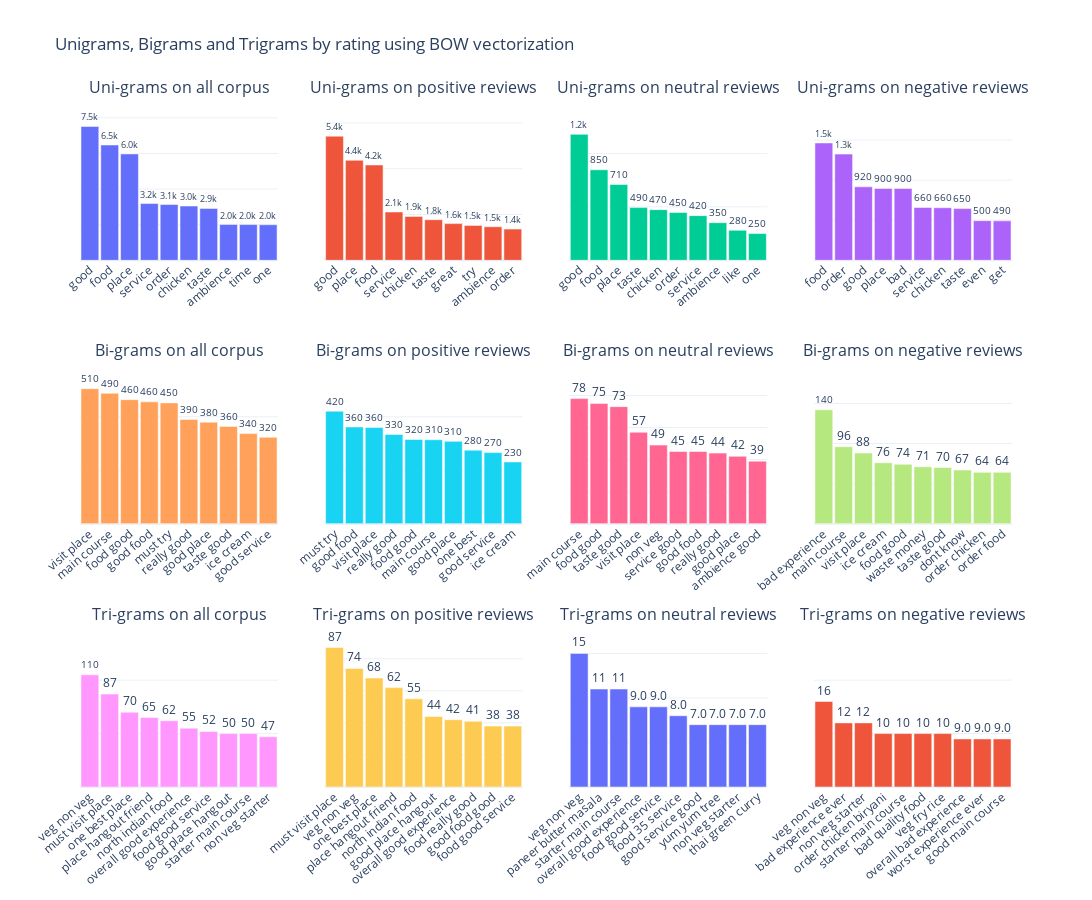

Notebook code cell kept with this figure:
### Code cell
# visualization
fig = make_subplots( vertical_spacing = 0.15,
                     rows=3, 
                     cols=4,
    subplot_titles=("Uni-grams on all corpus",
                    "Uni-grams on positive reviews", 
                    "Uni-grams on neutral reviews",
                    "Uni-grams on negative reviews",
                    "Bi-grams on all corpus",
                    "Bi-grams on positive reviews", 
                    "Bi-grams on neutral reviews",
                    "Bi-grams on negative reviews",
                    "Tri-grams on all corpus",
                    "Tri-grams on positive reviews", 
                    "Tri-grams on neutral reviews",
                    "Tri-grams on negative reviews"))

# Uni-grams plots
fig.add_trace(go.Bar(y=bow_ALLcorpus_unigram_result[2].head(10)['frequency'],
                     x=bow_ALLcorpus_unigram_result[2].head(10)['words'],
                     width = 0.9,
                     text=bow_ALLcorpus_unigram_result[2].head(10)['frequency']),row=1, col=1)

fig.add_trace(go.Bar(y=bow_POScorpus_unigram_result[2].head(10)['frequency'],
                     x=bow_POScorpus_unigram_result[2].head(10)['words'],
                     width = 0.9,text=bow_POScorpus_unigram_result[2].head(10)['frequency']),row=1, col=2)

fig.add_trace(go.Bar(y=bow_NEUcorpus_unigram_result[2].head(10)['frequency'],
                     x=bow_NEUcorpus_unigram_result[2].head(10)['words'],
                     width = 0.9,text=bow_NEUcorpus_unigram_result[2].head(10)['frequency']),row=1, col=3)

fig.add_trace(go.Bar(y=bow_NEGcorpus_unigram_result[2].head(10)['frequency'],
                     x=bow_NEGcorpus_unigram_result[2].head(10)['words'],
                     width = 0.9,text=bow_NEGcorpus_unigram_result[2].head(10)['frequency']),row=1, col=4)

# Bi-grams plots
fig.add_trace(go.Bar(y=bow_ALLcorpus_bigram_result[2].head(10)['frequency'],
                     x=bow_ALLcorpus_bigram_result[2].head(10)['words'],
                     width = 0.9,text=bow_ALLcorpus_bigram_result[2].head(10)['frequency']),row=2, col=1)

fig.add_trace(go.Bar(y=bow_POScorpus_bigram_result[2].head(10)['frequency'],
                     x=bow_POScorpus_bigram_result[2].head(10)['words'],
                     width = 0.9,text=bow_POScorpus_bigram_result[2].head(10)['frequency']),row=2, col=2)

fig.add_trace(go.Bar(y=bow_NEUcorpus_bigram_result[2].head(10)['frequency'],
                     x=bow_NEUcorpus_bigram_result[2].head(10)['words'],
                     width = 0.9,text=bow_NEUcorpus_bigram_result[2].head(10)['frequency']),row=2, col=3)

fig.add_trace(go.Bar(y=bow_NEGcorpus_bigram_result[2].head(10)['frequency'],
                     x=bow_NEGcorpus_bigram_result[2].head(10)['words'],
                     width = 0.9,text=bow_NEGcorpus_bigram_result[2].head(10)['frequency']),row=2, col=4)

# Tri-grams plots
fig.add_trace(go.Bar(y=bow_ALLcorpus_trigram_result[2].head(10)['frequency'],
                     x=bow_ALLcorpus_trigram_result[2].head(10)['words'],
                     width = 0.9,text=bow_ALLcorpus_trigram_result[2].head(10)['frequency']),row=3, col=1)

fig.add_trace(go.Bar(y=bow_POScorpus_trigram_result[2].head(10)['frequency'],
                     x=bow_POScorpus_trigram_result[2].head(10)['words'],
                     width = 0.9,text=bow_POScorpus_trigram_result[2].head(10)['frequency']),row=3, col=2)

fig.add_trace(go.Bar(y=bow_NEUcorpus_trigram_result[2].head(10)['frequency'],
                     x=bow_NEUcorpus_trigram_result[2].head(10)['words'],
                     width = 0.9,text=bow_NEUcorpus_trigram_result[2].head(10)['frequency']),row=3, col=3)

fig.add_trace(go.Bar(y=bow_NEGcorpus_trigram_result[2].head(10)['frequency'],
                     x=bow_NEGcorpus_trigram_result[2].head(10)['words'],
                     width = 0.9,text=bow_NEGcorpus_trigram_result[2].head(10)['frequency']),row=3, col=4)

fig.update_traces( texttemplate='%{text:.2s}',textposition='outside')
fig.update_xaxes(tickangle=-40)
fig.update_yaxes(range=[0, 9000], row=1, col=1)
fig.update_yaxes(range=[0, 7000], row=1, col=2)
fig.update_yaxes(range=[0, 1500], row=1, col=3)
fig.update_yaxes(range=[0, 2000], row=1, col=4)
fig.update_yaxes(range=[0, 600], row=2, col=1)
fig.update_yaxes(range=[0, 600], row=2, col=2)
fig.update_yaxes(range=[0, 100], row=2, col=3)
fig.update_yaxes(range=[0, 200], row=2, col=4)
fig.update_yaxes(range=[0, 150], row=3, col=1)
fig.update_yaxes(range=[0, 100], row=3, col=2)
fig.update_yaxes(range=[0, 18], row=3, col=3)
fig.update_yaxes(range=[0, 30], row=3, col=4)
fig.update_yaxes(showticklabels=False)

fig.update_layout(height=900, width=1200, autosize=True,template = "plotly_white", showlegend=False,
                  title_text="Unigrams, Bigrams and Trigrams by rating using BOW vectorization")
fig.show()

### Figure 1 — Plotly figure (JSON) as saved in the notebook; plotly's stock layout.template omitted (floating-point values rounded to 4 significant figures)
{"data": [{"text": [7517, 6474, 5972, 3186, 3134, 3047, 2911, 2011, 2007, 1997], "textposition": "outside", "texttemplate": "%{text:.2s}", "type": "bar", "width": 0.9, "x": ["good", "food", "place", "service", "order", "chicken", "taste", "ambience", "time", "one"], "xaxis": "x", "y": [7517, 6474, 5972, 3186, 3134, 3047, 2911, 2011, 2007, 1997], "yaxis": "y"}, {"text": [5421, 4366, 4163, 2109, 1917, 1773, 1602, 1524, 1465, 1362], "textposition": "outside", "texttemplate": "%{text:.2s}", "type": "bar", "width": 0.9, "x": ["good", "place", "food", "service", "chicken", "taste", "great", "try", "ambience", "order"], "xaxis": "x2", "y": [5421, 4366, 4163, 2109, 1917, 1773, 1602, 1524, 1465, 1362], "yaxis": "y2"}, {"text": [1179, 847, 709, 493, 474, 447, 418, 352, 281, 250], "textposition": "outside", "texttemplate": "%{text:.2s}", "type": "bar", "width": 0.9, "x": ["good", "food", "place", "taste", "chicken", "order", "service", "ambience", "like", "one"], "xaxis": "x3", "y": [1179, 847, 709, 493, 474, 447, 418, 352, 281, 250], "yaxis": "y3"}, {"text": [1464, 1325, 917, 897, 897, 659, 656, 645, 495, 492], "textposition": "outside", "texttemplate": "%{text:.2s}", "type": "bar", "width": 0.9, "x": ["food", "order", "good", "place", "bad", "service", "chicken", "taste", "even", "get"], "xaxis": "x4", "y": [1464, 1325, 917, 897, 897, 659, 656, 645, 495, 492], "yaxis": "y4"}, {"text": [505, 488, 464, 456, 452, 390, 380, 364, 337, 323], "textposition": "outside", "texttemplate": "%{text:.2s}", "type": "bar", "width": 0.9, "x": ["visit place", "main course", "food good", "good food", "must try", "really good", "good place", "taste good", "ice cream", "good service"], "xaxis": "x5", "y": [505, 488, 464, 456, 452, 390, 380, 364, 337, 323], "yaxis": "y5"}, {"text": [421, 362, 360, 334, 315, 314, 308, 275, 266, 231], "textposition": "outside", "texttemplate": "%{text:.2s}", "type": "bar", "width": 0.9, "x": ["must try", "good food", "visit place", "really good", "food good", "main course", "good place", "one best", "good service", "ice cream"], "xaxis": "x6", "y": [421, 362, 360, 334, 315, 314, 308, 275, 266, 231], "yaxis": "y6"}, {"text": [78, 75, 73, 57, 49, 45, 45, 44, 42, 39], "textposition": "outside", "texttemplate": "%{text:.2s}", "type": "bar", "width": 0.9, "x": ["main course", "food good", "taste good", "visit place", "non veg", "service good", "good food", "really good", "good place", "ambience good"], "xaxis": "x7", "y": [78, 75, 73, 57, 49, 45, 45, 44, 42, 39], "yaxis": "y7"}, {"text": [142, 96, 88, 76, 74, 71, 70, 67, 64, 64], "textposition": "outside", "texttemplate": "%{text:.2s}", "type": "bar", "width": 0.9, "x": ["bad experience", "main course", "visit place", "ice cream", "food good", "waste money", "taste good", "dont know", "order chicken", "order food"], "xaxis": "x8", "y": [142, 96, 88, 76, 74, 71, 70, 67, 64, 64], "yaxis": "y8"}, {"text": [105, 87, 70, 65, 62, 55, 52, 50, 50, 47], "textposition": "outside", "texttemplate": "%{text:.2s}", "type": "bar", "width": 0.9, "x": ["veg non veg", "must visit place", "one best place", "place hangout friend", "north indian food", "overall good experience", "food good service", "good place hangout", "starter main course", "non veg starter"], "xaxis": "x9", "y": [105, 87, 70, 65, 62, 55, 52, 50, 50, 47], "yaxis": "y9"}, {"text": [87, 74, 68, 62, 55, 44, 42, 41, 38, 38], "textposition": "outside", "texttemplate": "%{text:.2s}", "type": "bar", "width": 0.9, "x": ["must visit place", "veg non veg", "one best place", "place hangout friend", "north indian food", "good place hangout", "overall good experience", "food really good", "good food good", "food good service"], "xaxis": "x10", "y": [87, 74, 68, 62, 55, 44, 42, 41, 38, 38], "yaxis": "y10"}, {"text": [15, 11, 11, 9, 9, 8, 7, 7, 7, 7], "textposition": "outside", "texttemplate": "%{text:.2s}", "type": "bar", "width": 0.9, "x": ["veg non veg", "paneer butter masala", "starter main course", "overall good experience", "food good service", "food 35 service", "good service good", "yum yum tree", "non veg starter", "thai green curry"], "xaxis": "x11", "y": [15, 11, 11, 9, 9, 8, 7, 7, 7, 7], "yaxis": "y11"}, {"text": [16, 12, 12, 10, 10, 10, 10, 9, 9, 9], "textposition": "outside", "texttemplate": "%{text:.2s}", "type": "bar", "width": 0.9, "x": ["veg non veg", "bad experience ever", "non veg starter", "order chicken biryani", "starter main course", "bad quality food", "veg fry rice", "overall bad experience", "worst experience ever", "good main course"], "xaxis": "x12", "y": [16, 12, 12, 10, 10, 10, 10, 9, 9, 9], "yaxis": "y12"}], "layout": {"annotations": [{"font": {"size": 16}, "showarrow": false, "text": "Uni-grams on all corpus", "x": 0.1062, "xanchor": "center", "xref": "paper", "y": 1.0, "yanchor": "bottom", "yref": "paper"}, {"font": {"size": 16}, "showarrow": false, "text": "Uni-grams on positive reviews", "x": 0.3688, "xanchor": "center", "xref": "paper", "y": 1.0, "yanchor": "bottom", "yref": "paper"}, {"font": {"size": 16}, "showarrow": false, "text": "Uni-grams on neutral reviews", "x": 0.6313, "xanchor": "center", "xref": "paper", "y": 1.0, "yanchor": "bottom", "yref": "paper"}, {"font": {"size": 16}, "showarrow": false, "text": "Uni-grams on negative reviews", "x": 0.8938, "xanchor": "center", "xref": "paper", "y": 1.0, "yanchor": "bottom", "yref": "paper"}, {"font": {"size": 16}, "showarrow": false, "text": "Bi-grams on all corpus", "x": 0.1062, "xanchor": "center", "xref": "paper", "y": 0.6167, "yanchor": "bottom", "yref": "paper"}, {"font": {"size": 16}, "showarrow": false, "text": "Bi-grams on positive reviews", "x": 0.3688, "xanchor": "center", "xref": "paper", "y": 0.6167, "yanchor": "bottom", "yref": "paper"}, {"font": {"size": 16}, "showarrow": false, "text": "Bi-grams on neutral reviews", "x": 0.6313, "xanchor": "center", "xref": "paper", "y": 0.6167, "yanchor": "bottom", "yref": "paper"}, {"font": {"size": 16}, "showarrow": false, "text": "Bi-grams on negative reviews", "x": 0.8938, "xanchor": "center", "xref": "paper", "y": 0.6167, "yanchor": "bottom", "yref": "paper"}, {"font": {"size": 16}, "showarrow": false, "text": "Tri-grams on all corpus", "x": 0.1062, "xanchor": "center", "xref": "paper", "y": 0.2333, "yanchor": "bottom", "yref": "paper"}, {"font": {"size": 16}, "showarrow": false, "text": "Tri-grams on positive reviews", "x": 0.3688, "xanchor": "center", "xref": "paper", "y": 0.2333, "yanchor": "bottom", "yref": "paper"}, {"font": {"size": 16}, "showarrow": false, "text": "Tri-grams on neutral reviews", "x": 0.6313, "xanchor": "center", "xref": "paper", "y": 0.2333, "yanchor": "bottom", "yref": "paper"}, {"font": {"size": 16}, "showarrow": false, "text": "Tri-grams on negative reviews", "x": 0.8938, "xanchor": "center", "xref": "paper", "y": 0.2333, "yanchor": "bottom", "yref": "paper"}], "autosize": true, "height": 900, "showlegend": false, "title": {"text": "Unigrams, Bigrams and Trigrams by rating using BOW vectorization"}, "width": 1200, "xaxis": {"anchor": "y", "domain": [0, 0.2125], "tickangle": -40}, "xaxis10": {"anchor": "y10", "domain": [0.2625, 0.475], "tickangle": -40}, "xaxis11": {"anchor": "y11", "domain": [0.525, 0.7375], "tickangle": -40}, "xaxis12": {"anchor": "y12", "domain": [0.7875, 1], "tickangle": -40}, "xaxis2": {"anchor": "y2", "domain": [0.2625, 0.475], "tickangle": -40}, "xaxis3": {"anchor": "y3", "domain": [0.525, 0.7375], "tickangle": -40}, "xaxis4": {"anchor": "y4", "domain": [0.7875, 1], "tickangle": -40}, "xaxis5": {"anchor": "y5", "domain": [0, 0.2125], "tickangle": -40}, "xaxis6": {"anchor": "y6", "domain": [0.2625, 0.475], "tickangle": -40}, "xaxis7": {"anchor": "y7", "domain": [0.525, 0.7375], "tickangle": -40}, "xaxis8": {"anchor": "y8", "domain": [0.7875, 1], "tickangle": -40}, "xaxis9": {"anchor": "y9", "domain": [0, 0.2125], "tickangle": -40}, "yaxis": {"anchor": "x", "domain": [0.7667, 1.0], "range": [0, 9000], "showticklabels": false}, "yaxis10": {"anchor": "x10", "domain": [0, 0.2333], "range": [0, 100], "showticklabels": false}, "yaxis11": {"anchor": "x11", "domain": [0, 0.2333], "range": [0, 18], "showticklabels": false}, "yaxis12": {"anchor": "x12", "domain": [0, 0.2333], "range": [0, 30], "showticklabels": false}, "yaxis2": {"anchor": "x2", "domain": [0.7667, 1.0], "range": [0, 7000], "showticklabels": false}, "yaxis3": {"anchor": "x3", "domain": [0.7667, 1.0], "range": [0, 1500], "showticklabels": false}, "yaxis4": {"anchor": "x4", "domain": [0.7667, 1.0], "range": [0, 2000], "showticklabels": false}, "yaxis5": {"anchor": "x5", "domain": [0.3833, 0.6167], "range": [0, 600], "showticklabels": false}, "yaxis6": {"anchor": "x6", "domain": [0.3833, 0.6167], "range": [0, 600], "showticklabels": false}, "yaxis7": {"anchor": "x7", "domain": [0.3833, 0.6167], "range": [0, 100], "showticklabels": false}, "yaxis8": {"anchor": "x8", "domain": [0.3833, 0.6167], "range": [0, 200], "showticklabels": false}, "yaxis9": {"anchor": "x9", "domain": [0, 0.2333], "range": [0, 150], "showticklabels": false}}}
